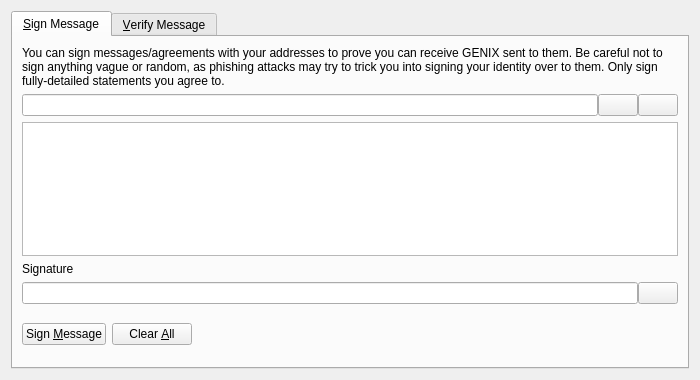
<?xml version="1.0" encoding="UTF-8"?>
<ui version="4.0">
 <class>SignVerifyMessageDialog</class>
 <widget class="QDialog" name="SignVerifyMessageDialog">
  <property name="geometry">
   <rect>
    <x>0</x>
    <y>0</y>
    <width>700</width>
    <height>380</height>
   </rect>
  </property>
  <property name="windowTitle">
   <string>Signatures - Sign / Verify a Message</string>
  </property>
  <property name="modal">
   <bool>true</bool>
  </property>
  <layout class="QVBoxLayout" name="verticalLayout">
   <item>
    <widget class="QTabWidget" name="tabWidget">
     <property name="currentIndex">
      <number>0</number>
     </property>
     <widget class="QWidget" name="tabSignMessage">
      <attribute name="title">
       <string>&amp;Sign Message</string>
      </attribute>
      <layout class="QVBoxLayout" name="verticalLayout_SM">
       <item>
        <widget class="QLabel" name="infoLabel_SM">
         <property name="text">
          <string>You can sign messages/agreements with your addresses to prove you can receive GENIX sent to them. Be careful not to sign anything vague or random, as phishing attacks may try to trick you into signing your identity over to them. Only sign fully-detailed statements you agree to.</string>
         </property>
         <property name="textFormat">
          <enum>Qt::PlainText</enum>
         </property>
         <property name="wordWrap">
          <bool>true</bool>
         </property>
        </widget>
       </item>
       <item>
        <layout class="QHBoxLayout" name="horizontalLayout_1_SM">
         <property name="spacing">
          <number>0</number>
         </property>
         <item>
          <widget class="QValidatedLineEdit" name="addressIn_SM">
           <property name="toolTip">
            <string>The GENIX address to sign the message with</string>
           </property>
          </widget>
         </item>
         <item>
          <widget class="QPushButton" name="addressBookButton_SM">
           <property name="toolTip">
            <string>Choose previously used address</string>
           </property>
           <property name="text">
            <string/>
           </property>
           <property name="shortcut">
            <string>Alt+A</string>
           </property>
           <property name="autoDefault">
            <bool>false</bool>
           </property>
          </widget>
         </item>
         <item>
          <widget class="QPushButton" name="pasteButton_SM">
           <property name="toolTip">
            <string>Paste address from clipboard</string>
           </property>
           <property name="text">
            <string/>
           </property>
           <property name="shortcut">
            <string>Alt+P</string>
           </property>
           <property name="autoDefault">
            <bool>false</bool>
           </property>
          </widget>
         </item>
        </layout>
       </item>
       <item>
        <widget class="QPlainTextEdit" name="messageIn_SM">
         <property name="toolTip">
          <string>Enter the message you want to sign here</string>
         </property>
        </widget>
       </item>
       <item>
        <widget class="QLabel" name="signatureLabel_SM">
         <property name="text">
          <string>Signature</string>
         </property>
         <property name="textFormat">
          <enum>Qt::PlainText</enum>
         </property>
        </widget>
       </item>
       <item>
        <layout class="QHBoxLayout" name="horizontalLayout_2_SM">
         <property name="spacing">
          <number>0</number>
         </property>
         <item>
          <widget class="QLineEdit" name="signatureOut_SM">
           <property name="font">
            <font>
             <italic>true</italic>
            </font>
           </property>
           <property name="readOnly">
            <bool>true</bool>
           </property>
          </widget>
         </item>
         <item>
          <widget class="QPushButton" name="copySignatureButton_SM">
           <property name="toolTip">
            <string>Copy the current signature to the system clipboard</string>
           </property>
           <property name="text">
            <string/>
           </property>
           <property name="autoDefault">
            <bool>false</bool>
           </property>
          </widget>
         </item>
        </layout>
       </item>
       <item>
        <layout class="QHBoxLayout" name="horizontalLayout_3_SM">
         <item>
          <widget class="QPushButton" name="signMessageButton_SM">
           <property name="toolTip">
            <string>Sign the message to prove you own this GENIX address</string>
           </property>
           <property name="text">
            <string>Sign &amp;Message</string>
           </property>
           <property name="autoDefault">
            <bool>false</bool>
           </property>
          </widget>
         </item>
         <item>
          <widget class="QPushButton" name="clearButton_SM">
           <property name="toolTip">
            <string>Reset all sign message fields</string>
           </property>
           <property name="text">
            <string>Clear &amp;All</string>
           </property>
           <property name="autoDefault">
            <bool>false</bool>
           </property>
          </widget>
         </item>
         <item>
          <spacer name="horizontalSpacer_1_SM">
           <property name="orientation">
            <enum>Qt::Horizontal</enum>
           </property>
           <property name="sizeHint" stdset="0">
            <size>
             <width>40</width>
             <height>48</height>
            </size>
           </property>
          </spacer>
         </item>
         <item>
          <widget class="QLabel" name="statusLabel_SM">
           <property name="font">
            <font>
             <weight>75</weight>
             <bold>true</bold>
            </font>
           </property>
           <property name="text">
            <string/>
           </property>
           <property name="wordWrap">
            <bool>true</bool>
           </property>
          </widget>
         </item>
         <item>
          <spacer name="horizontalSpacer_2_SM">
           <property name="orientation">
            <enum>Qt::Horizontal</enum>
           </property>
           <property name="sizeHint" stdset="0">
            <size>
             <width>40</width>
             <height>48</height>
            </size>
           </property>
          </spacer>
         </item>
        </layout>
       </item>
      </layout>
     </widget>
     <widget class="QWidget" name="tabVerifyMessage">
      <attribute name="title">
       <string>&amp;Verify Message</string>
      </attribute>
      <layout class="QVBoxLayout" name="verticalLayout_VM">
       <item>
        <widget class="QLabel" name="infoLabel_VM">
         <property name="text">
          <string>Enter the receiver's address, message (ensure you copy line breaks, spaces, tabs, etc. exactly) and signature below to verify the message. Be careful not to read more into the signature than what is in the signed message itself, to avoid being tricked by a man-in-the-middle attack. Note that this only proves the signing party receives with the address, it cannot prove sendership of any transaction!</string>
         </property>
         <property name="textFormat">
          <enum>Qt::PlainText</enum>
         </property>
         <property name="alignment">
          <set>Qt::AlignLeading|Qt::AlignLeft|Qt::AlignTop</set>
         </property>
         <property name="wordWrap">
          <bool>true</bool>
         </property>
        </widget>
       </item>
       <item>
        <layout class="QHBoxLayout" name="horizontalLayout_1_VM">
         <property name="spacing">
          <number>0</number>
         </property>
         <item>
          <widget class="QValidatedLineEdit" name="addressIn_VM">
           <property name="toolTip">
            <string>The GENIX address the message was signed with</string>
           </property>
          </widget>
         </item>
         <item>
          <widget class="QPushButton" name="addressBookButton_VM">
           <property name="toolTip">
            <string>Choose previously used address</string>
           </property>
           <property name="text">
            <string/>
           </property>
           <property name="shortcut">
            <string>Alt+A</string>
           </property>
           <property name="autoDefault">
            <bool>false</bool>
           </property>
          </widget>
         </item>
        </layout>
       </item>
       <item>
        <widget class="QPlainTextEdit" name="messageIn_VM"/>
       </item>
       <item>
        <widget class="QValidatedLineEdit" name="signatureIn_VM"/>
       </item>
       <item>
        <layout class="QHBoxLayout" name="horizontalLayout_2_VM">
         <item>
          <widget class="QPushButton" name="verifyMessageButton_VM">
           <property name="toolTip">
            <string>Verify the message to ensure it was signed with the specified GENIX address</string>
           </property>
           <property name="text">
            <string>Verify &amp;Message</string>
           </property>
           <property name="autoDefault">
            <bool>false</bool>
           </property>
          </widget>
         </item>
         <item>
          <widget class="QPushButton" name="clearButton_VM">
           <property name="toolTip">
            <string>Reset all verify message fields</string>
           </property>
           <property name="text">
            <string>Clear &amp;All</string>
           </property>
           <property name="autoDefault">
            <bool>false</bool>
           </property>
          </widget>
         </item>
         <item>
          <spacer name="horizontalSpacer_1_VM">
           <property name="orientation">
            <enum>Qt::Horizontal</enum>
           </property>
           <property name="sizeHint" stdset="0">
            <size>
             <width>40</width>
             <height>48</height>
            </size>
           </property>
          </spacer>
         </item>
         <item>
          <widget class="QLabel" name="statusLabel_VM">
           <property name="font">
            <font>
             <weight>75</weight>
             <bold>true</bold>
            </font>
           </property>
           <property name="text">
            <string/>
           </property>
           <property name="wordWrap">
            <bool>true</bool>
           </property>
          </widget>
         </item>
         <item>
          <spacer name="horizontalSpacer_2_VM">
           <property name="orientation">
            <enum>Qt::Horizontal</enum>
           </property>
           <property name="sizeHint" stdset="0">
            <size>
             <width>40</width>
             <height>48</height>
            </size>
           </property>
          </spacer>
         </item>
        </layout>
       </item>
      </layout>
     </widget>
    </widget>
   </item>
  </layout>
 </widget>
 <customwidgets>
  <customwidget>
   <class>QValidatedLineEdit</class>
   <extends>QLineEdit</extends>
   <header>qvalidatedlineedit.h</header>
  </customwidget>
 </customwidgets>
 <resources>
  <include location="../genix.qrc"/>
 </resources>
 <connections/>
</ui>
